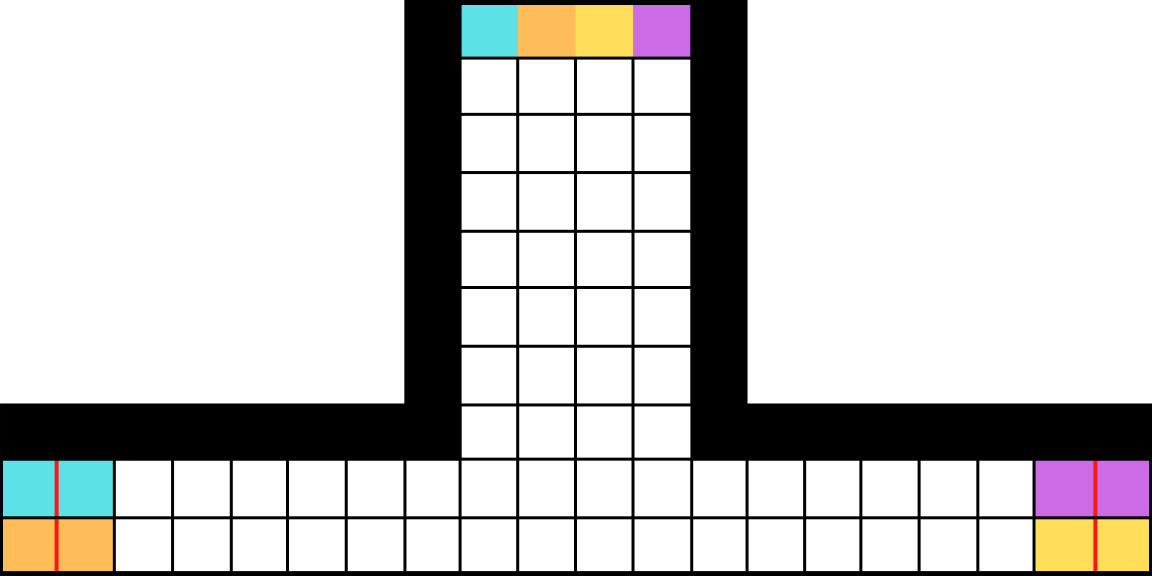
#> input picture resources/path1.png, 5760 x 2880 px (shown at 1/5 size)
$ python 01_fg.py
#> lines starting #> are read from the running program, lines starting #| are printed output that depends on the picture
import cv2 as cv
import numpy as np
import imutils
import urllib.request as add

# constraints
minArea = 10
maxArea = 50000

# detect contours / pixels
path = "resources/path1.png"
img = cv.imread(path)
#> img is the input picture: shape (2880, 5760, 3); mean B, G, R 202, 203.3, 204.4
img = cv.resize(img,(647,320))
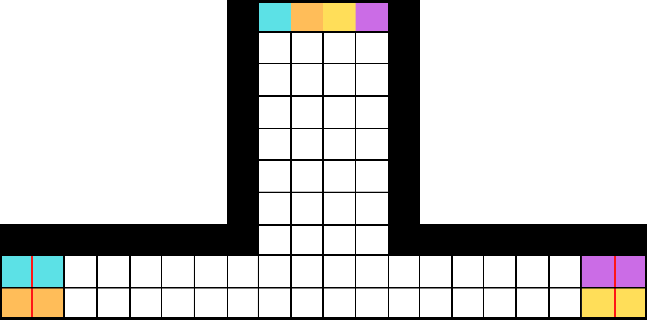
#> img: shape (320, 647, 3); mean B, G, R 202.1, 203.4, 204.4
imgContour = img.copy()

# [9 lines left out: function currBotPos, not called in this run]

def detectBot(bot):
#> (the run stopped early here; a loop or call above may not have finished)

$ run again, with resources/path.png copied over resources/path1.png
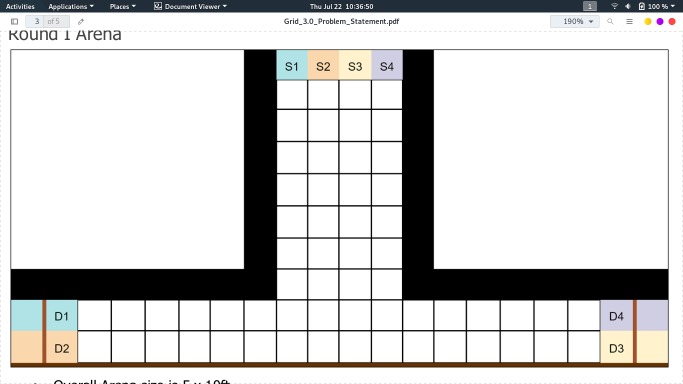
#> input picture resources/path.png, 1366 x 768 px (shown at 1/2 size)
#> img is the input picture: shape (768, 1366, 3); mean B, G, R 207.4, 208.2, 208.5
#> `img = cv.resize(img,(647,320))`:
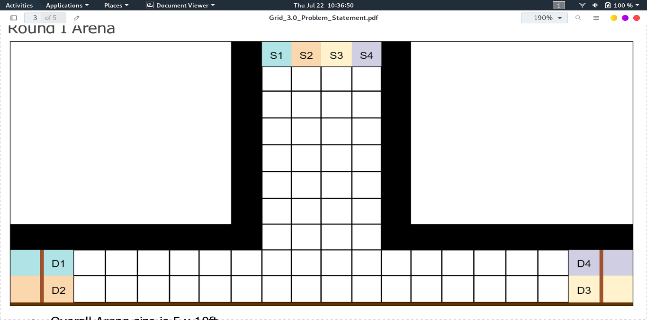
#> img: shape (320, 647, 3); mean B, G, R 207.6, 208.4, 208.8
